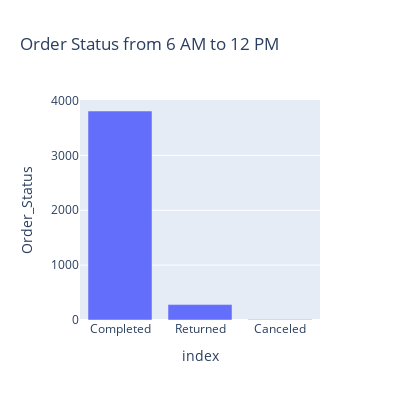

Source (notebook cell):
### Code cell
print('Ratio of Order Status from 6 AM to 12 PM:')
# Plotting the Order Status for orders placed between 12 AM to 6 AM
# normalizing the value_counts to see the percentage of each variable
print(data.loc[data.Mins == 1].Order_Status.value_counts(normalize = True)*100)
px.bar(b, y = b.Order_Status, x = b.index, title = 'Order Status from 6 AM to 12 PM', height = 400, width = 400 )

### Figure 1 — Plotly figure (JSON) as saved in the notebook; plotly's stock layout.template omitted (floating-point values rounded to 4 significant figures)
{"data": [{"alignmentgroup": "True", "hovertemplate": "index=%{x}<br>Order_Status=%{y}<extra></extra>", "legendgroup": "", "marker": {"color": "#636efa"}, "name": "", "offsetgroup": "", "orientation": "v", "showlegend": false, "textposition": "auto", "type": "bar", "x": ["Completed", "Returned", "Canceled"], "xaxis": "x", "y": [3809, 281, 8], "yaxis": "y"}], "layout": {"barmode": "relative", "height": 400, "legend": {"tracegroupgap": 0}, "title": {"text": "Order Status from 6 AM to 12 PM"}, "width": 400, "xaxis": {"anchor": "y", "domain": [0.0, 1.0], "title": {"text": "index"}}, "yaxis": {"anchor": "x", "domain": [0.0, 1.0], "title": {"text": "Order_Status"}}}}
